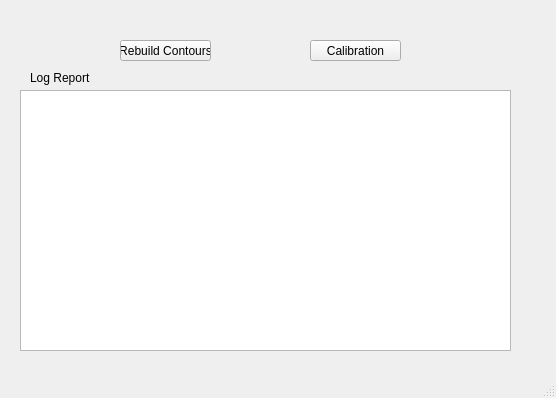
<?xml version="1.0" encoding="UTF-8"?>
<ui version="4.0">
 <class>Settings</class>
 <widget class="QMainWindow" name="Settings">
  <property name="geometry">
   <rect>
    <x>0</x>
    <y>0</y>
    <width>556</width>
    <height>398</height>
   </rect>
  </property>
  <property name="sizePolicy">
   <sizepolicy hsizetype="Preferred" vsizetype="Preferred">
    <horstretch>0</horstretch>
    <verstretch>0</verstretch>
   </sizepolicy>
  </property>
  <property name="minimumSize">
   <size>
    <width>556</width>
    <height>398</height>
   </size>
  </property>
  <property name="maximumSize">
   <size>
    <width>556</width>
    <height>398</height>
   </size>
  </property>
  <property name="windowTitle">
   <string>Settings</string>
  </property>
  <widget class="QWidget" name="centralwidget">
   <widget class="QPushButton" name="ContoursButton">
    <property name="geometry">
     <rect>
      <x>120</x>
      <y>40</y>
      <width>91</width>
      <height>21</height>
     </rect>
    </property>
    <property name="text">
     <string>Rebuild Contours</string>
    </property>
   </widget>
   <widget class="QTextBrowser" name="LogReport">
    <property name="geometry">
     <rect>
      <x>20</x>
      <y>90</y>
      <width>491</width>
      <height>261</height>
     </rect>
    </property>
   </widget>
   <widget class="QLabel" name="label">
    <property name="geometry">
     <rect>
      <x>30</x>
      <y>70</y>
      <width>61</width>
      <height>16</height>
     </rect>
    </property>
    <property name="text">
     <string>Log Report</string>
    </property>
   </widget>
   <widget class="QPushButton" name="ContoursButton_2">
    <property name="geometry">
     <rect>
      <x>310</x>
      <y>40</y>
      <width>91</width>
      <height>21</height>
     </rect>
    </property>
    <property name="text">
     <string>Calibration</string>
    </property>
   </widget>
  </widget>
  <widget class="QMenuBar" name="menubar">
   <property name="geometry">
    <rect>
     <x>0</x>
     <y>0</y>
     <width>556</width>
     <height>21</height>
    </rect>
   </property>
  </widget>
  <widget class="QStatusBar" name="statusbar"/>
 </widget>
 <resources/>
 <connections/>
</ui>
